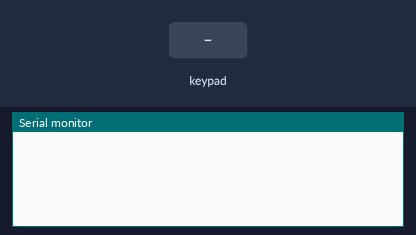
The sketch below on a simulated Arduino Uno, built with avr-gcc and run on an emulated ATmega328P. Parts: the last lines printed to the serial monitor. The test bench sets the inputs (shaded band).

Above: at 1.2 s.
1.3 s: key 'D' pressed
At 2.4 s:
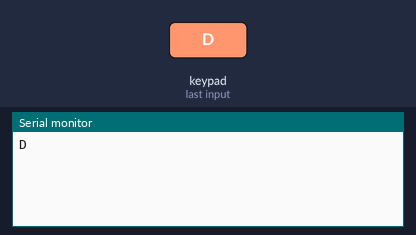
2.8 s: keypad keys 1 2 pressed 0.4 s apart
At 4.1 s:
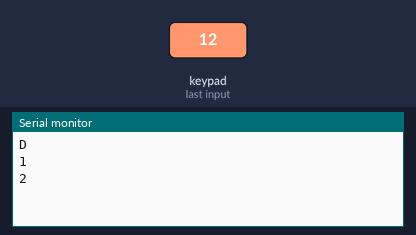
5.1 s: key 'C' pressed
At 5.5 s:
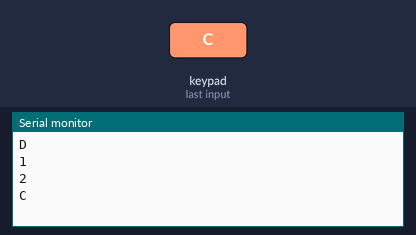
6.6 s: keypad keys 1 2 # pressed 0.4 s apart
At 8.2 s:
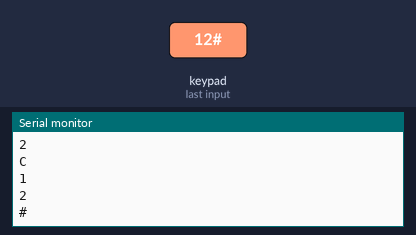
9.3 s: key 'B' pressed
At 9.9 s:
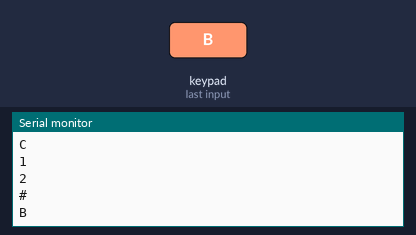
10.8 s: keypad keys 1 2 * pressed 0.4 s apart
At 12.5 s:
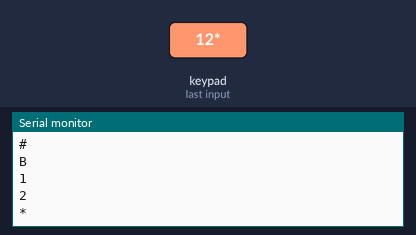

The sketch:

Keypad.ino
```cpp
 /*keypad tutorial.
  Serial monitor readings.
  created by the SriTu Tech team.
  Read the code below and use it for any of your creation
*/

#include <Keypad.h>//Include library(library link in my blog)
const byte rows[4] = {2, 3, 4, 5};//connect to the row pinouts of the keypad
const byte cols[4] = {6, 7, 8, 9};//connect to the column pinouts of the keypad

char keys[4][4] = { //create 2D arry for keys
  {'D', 'C', 'B', 'A'},
  {'#', '9', '6', '3'},
  {'0', '8', '5', '2'},
  {'*', '7', '4', '1'},

};

Keypad mykeypad = Keypad(makeKeymap(keys), rows, cols, 4, 4);

void setup() {
  Serial.begin(9600);//enable serial monitor
}

void loop() {
  char myKey = mykeypad.getKey();//get key and put in to the veriable

  if (myKey) { //check condition
    Serial.println(myKey);//print key
  }
}
```

Measured:
- after the input at 1.3 s, the serial monitor: prints a new line at once (image 1)
- after the input at 2.8 s, the serial monitor: prints a new line at once (image 2)
- after the input at 5.1 s, the serial monitor: prints a new line at once (image 3)
- after the input at 6.6 s, the serial monitor: prints a new line at once (image 4)
- after the input at 9.3 s, the serial monitor: prints a new line at once (image 5)
- after the input at 10.8 s, the serial monitor: prints a new line at once (image 6)
